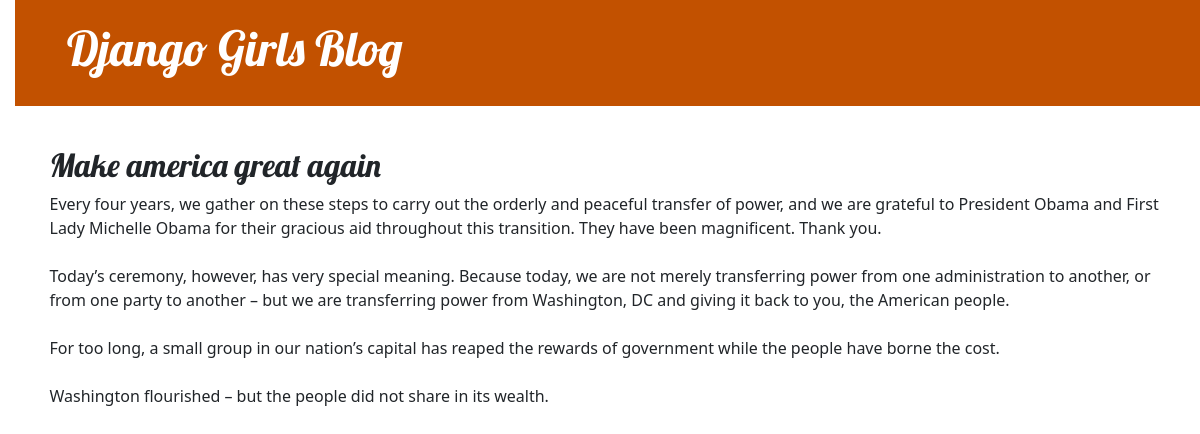
Screenshot of /post/3/ with the database file from the repository.
### blog/models.py (models this page shows, shortened)
class Post(models.Model):
    author = models.ForeignKey(settings.AUTH_USER_MODEL, on_delete=models.CASCADE)
    title = models.CharField(max_length=200)
    text = models.TextField()
    created_date = models.DateTimeField(default=timezone.now)
    published_date = models.DateTimeField(blank=True, null=True)

### blog/views.py (the view)
# urls.py: path('post/<int:pk>/', views.post_detail, name='post_detail'),
def post_detail(request, pk):
    post = get_object_or_404(Post, pk=pk)
    return render(request, 'blog/post_detail.html', {'post': post})

### blog/templates/blog/post_detail.html (shortened to what this page needs)
{% extends 'blog/base.html' %}
{% block content %}
    <article class="post">
        <h2>{{ post.title }}</h2>
        <p>{{ post.text|linebreaksbr }}</p>
    </article>
{% endblock %}

### blog/static/css/blog.css (style rules this page uses)
body { padding-left: 15px; }
h1, h2, h3, h4 { font-family: 'Lobster', cursive; }
.post { margin-bottom: 70px; }

### rows the page displays
Post: title "Make america great again", text "Every four years, we gather on these steps to carry out the orderly and peaceful transfer of power, and we are grateful to President Obama and First Lady Michelle Obama for their gracious aid throughout this transition. They have been magnificent. Thank you. Today’s ceremony, however, has very special meaning. Because today, we are not merely transferring power from one administration to another, or from one party to another – but we are transferring power from Washington, DC and giving it back to you, the American people. For too long, a small group in our nation’s capital has reaped the rewards of government while the people have borne the cost. Washington flourished – but the people did…"
